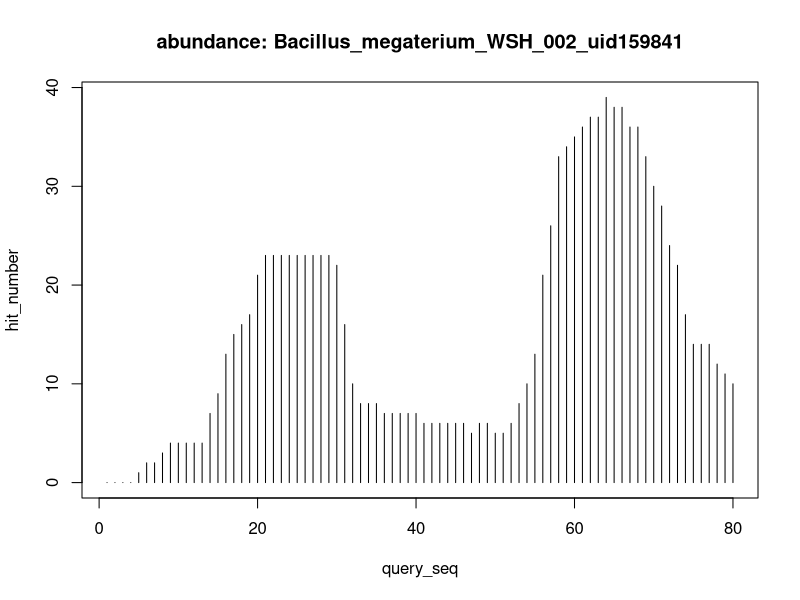

Recreate this plot in R.
x=c(1,2,3,4,5,6,7,8,9,10,11,12,13,14,15,16,17,18,19,20,21,22,23,24,25,26,27,28,29,30,31,32,33,34,35,36,37,38,39,40,41,42,43,44,45,46,47,48,49,50,51,52,53,54,55,56,57,58,59,60,61,62,63,64,65,66,67,68,69,70,71,72,73,74,75,76,77,78,79,80)
y=c(0,0,0,0,1,2,2,3,4,4,4,4,4,7,9,13,15,16,17,21,23,23,23,23,23,23,23,23,23,22,16,10,8,8,8,7,7,7,7,7,6,6,6,6,6,6,5,6,6,5,5,6,8,10,13,21,26,33,34,35,36,37,37,39,38,38,36,36,33,30,28,24,22,17,14,14,14,12,11,10)
plot(x,y,type="h",main="abundance: Bacillus_megaterium_WSH_002_uid159841",xlab="query_seq",ylab="hit_number")